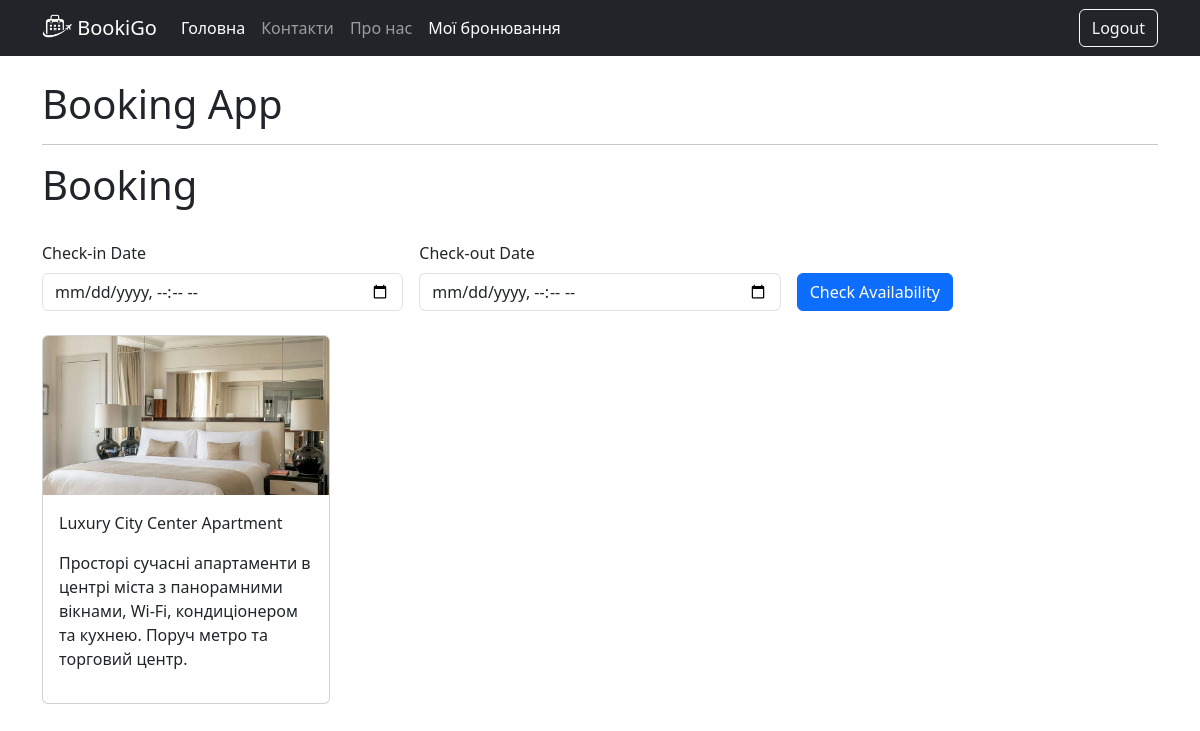
Page / (signed in) on the earlier database version.
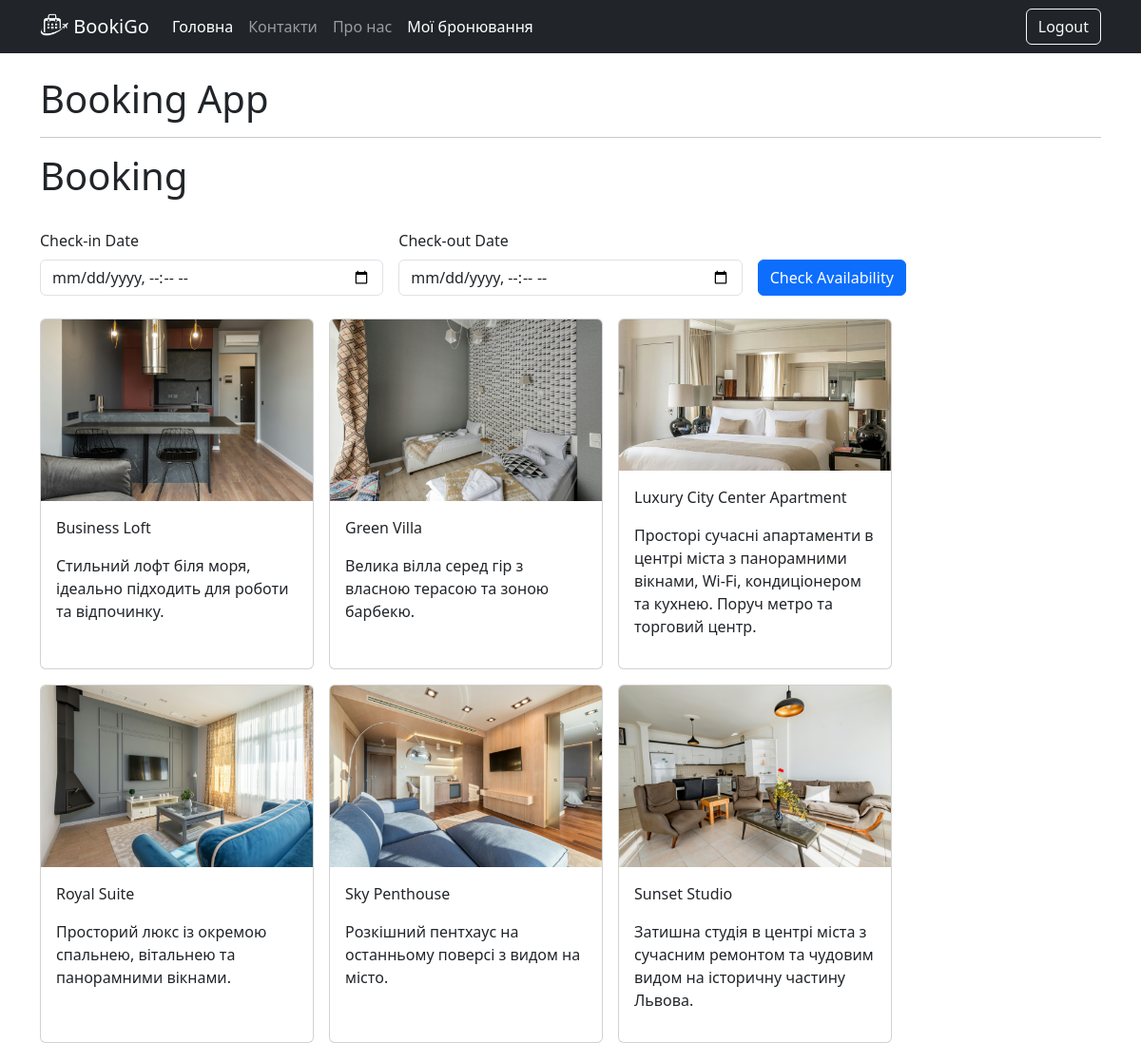
Same page on the later database version.
### booking_app/models.py (models this page shows, shortened)
class Apartment(models.Model):
    TYPE_ROOM_CHOICES = [
        ('single', 'Single Room'),
        ('double', 'Double Room'),
        ('suite', 'Suite'),
        ('studio', 'Studio'),
        ('penthouse', 'Penthouse'),
        ('loft', 'Loft'),
        ('villa', 'Villa'),
    ]
    name = models.CharField(max_length=100)
    location = models.CharField(max_length=200)
    image = models.ImageField(upload_to='apartment_images/', blank=True, null=True)
    description = models.TextField(blank=True, null=True)
    price = models.DecimalField(max_digits=10, decimal_places=2)
    capacity = models.IntegerField(default=1)
    type_room = models.CharField(max_length=50, blank=True, null=True, choices=TYPE_ROOM_CHOICES)
    class Meta:
        verbose_name = "Apartment"
        verbose_name_plural = "Apartments"
        ordering = ['name']

### booking_app/views.py (the view)
# urls.py: 2. Add a URL to urlpatterns:  path('', views.home, name='home')
def home(request):
    check_in = request.GET.get('check_in')
    check_out = request.GET.get('check_out')
    appartments = Apartment.objects.all()
    if check_in and check_out:
        appartments = Apartment.objects.exclude(
            bookings__check_in_date__lt=check_out,
            bookings__check_out_date__gt=check_in
        )
    return render(request, template_name='home.html', context={'appartments': appartments, 'check_in': check_in, 'check_out': check_out})

### templates/home.html (shortened to what this page needs)
{% extends 'base.html' %}
{% block content %}
    <h1>Booking</h1>
    <form action="" method="get">
        <div class="row g-3 mt-3 mb-4">
            <div class="col">
                <p class="mb-2">Check-in Date</p>
                <input value="{{ check_in }}" name="check_in" type="datetime-local" required class="form-control" placeholder="Check-in Date" aria-label="Check-in Date">
            </div>
            <div class="col">
                <p class="mb-2">Check-out Date</p>
                <input value="{{ check_out }}" name="check_out" type="datetime-local" required class="form-control" placeholder="Check-out Date" aria-label="Check-out Date">
            </div>
            <div class="col-md-4 d-flex align-items-end">
                <button type="submit" class="btn btn-primary mt-4">Check Availability</button>
            </div>
        </div>
    </form>
    <!-- {% if request.user.is_authenticated %}
        <p>Welcome, {{ request.user.username }}!</p> -->
    <div class="d-flex flex-wrap gap-3">
    {% for appart in appartments %}
        <div class="card" style="width: 18rem;">
            {% if appart.image %}
                <img src="{{ appart.image.url }}" class="card-img-top" alt="...">
            {% endif %}
            <div class="card-body">
                <p class="card-text">{{ appart.name }}</p>
                <p class="card-text">{{ appart.description }}</p>
            </div>
        </div>
    {% endfor %}
    </div>
    <!-- {% else %}
        <p>Please log in to view your bookings.</p>
    {% endif %} -->
{% endblock %}

### templates/base.html (shortened to what this page needs)
<!DOCTYPE html>
<html lang="uk">
<head>
    <link href="https://cdn.jsdelivr.net/npm/bootstrap@5.3.6/dist/css/bootstrap.min.css" rel="stylesheet">
    {% load static %}
    <link rel="stylesheet" href="{% static 'style.css' %}">
</head>
<body>
{% include 'menu.html' %}
<div class="container mt-4">
    {% include 'header.html' %}
    {% block content %}
    {% endblock %}
</div>
</body>
</html>

### templates/menu.html (shortened to what this page needs)
<nav class="navbar navbar-expand-lg navbar-dark bg-dark">
    <div class="container">
        <a class="navbar-brand" href="#">
            {% load static %}
            <img src="{% static 'img/logo.png' %}" alt="Logo" width="30" height="24" class="d-inline-block align-text-top"> BookiGo
        </a>
        <div class="collapse navbar-collapse" id="mainNavbar">
            <ul class="navbar-nav me-auto mb-2 mb-lg-0">
                <li class="nav-item">
                    <a class="nav-link active" href="#">Головна</a>
                </li>
                <li class="nav-item">
                    <a class="nav-link" href="#">Контакти</a>
                </li>
                <li class="nav-item">
                    <a class="nav-link" href="#">Про нас</a>
                </li>
                <li class="nav-item">
                    <a class="nav-link active" href="{% url 'my_bookings' %}">Мої бронювання</a>
                </li>
            </ul>
        </div>
        {% if user.is_authenticated %}
            <a class="btn btn-outline-light" href="{% url 'logout' %}">Logout</a>
        {% else %}
            <a class="btn btn-outline-light me-2" href="{% url 'login' %}">Login</a>
            <a class="btn btn-outline-light me-2" href="{% url 'register' %}">Register</a>
        {% endif %}
    </div>
</nav>

### templates/header.html
<h1>Booking App</h1>
<hr>

Differences in the rows shown:
added Apartment: image (picture), name "Business Loft", description "Стильний лофт біля моря, ідеально підходить для роботи та відпочинку."
added Apartment: image (picture), name "Green Villa", description "Велика вілла серед гір з власною терасою та зоною барбекю."
added Apartment: image (picture), name "Royal Suite", description "Просторий люкс із окремою спальнею, вітальнею та панорамними вікнами."
added Apartment: image (picture), name "Sky Penthouse", description "Розкішний пентхаус на останньому поверсі з видом на місто."
added Apartment: image (picture), name "Sunset Studio", description "Затишна студія в центрі міста з сучасним ремонтом та чудовим видом на історичну частину Львова."
